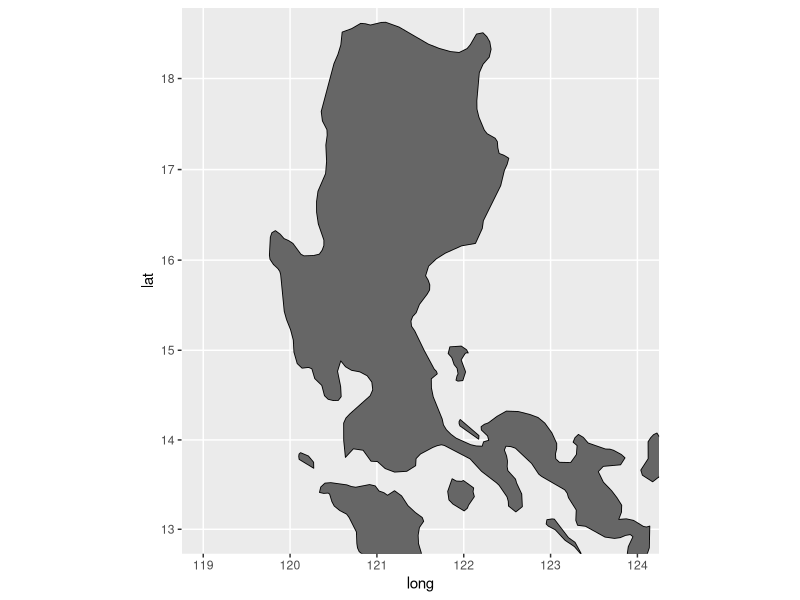

Write the R code that produced this figure. (Note: this script raises an error after producing the figure.)
## ---- chunk 1
library(sf)
library(rio)
library(maps)
library(mapproj)
library(magrittr)
library(tidyverse) 
## ---- chunk 2
ph <- map_data("world") |> 
  filter(region == "Philippines")
## ---- chunk 3
glimpse(ph)
## ---- chunk 4
base_map <-
ph |> 
  ggplot() +
  geom_polygon(aes(x = long,
                   y = lat,
                   group = group),
               fill = "grey40",
               color = "black",
               size = 0.3) +
  coord_map(orientation = c(90, 0, 150),
            ylim = c(13, 18.5),
            xlim = c(119, 124))
## ---- chunk 5
shp_bolinao <- read_sf("philippines_Municipality_level_3.shp") |> 
  filter(shape3 == "Alaminos")
## ---- chunk 6
base_map +
  geom_sf(data = shp_bolinao, fill = "gray85", color = "black", size = 0.1) +
  coord_sf(ylim = c(16, 17),
           xlim = c(119, 120))
